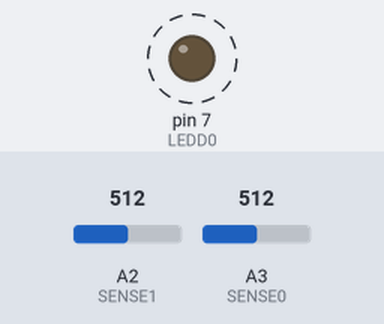
This sketch was run on a simulated Arduino Uno, built with avr-gcc and run on an emulated ATmega328P. Shown: output pins drawn as LEDs (lit = HIGH). Dashed ring = blinking. Inputs (shaded band) come from the test bench; at power-on: A2 (SENSE1) = 512, A3 (SENSE0) = 512.

Above: at 0.2 s.
Timing chart, 0 to 3.0 s (numbered marks = the images above):
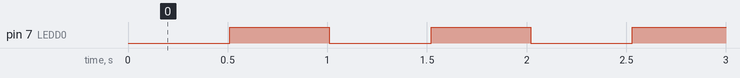

The sketch:

SENSE-0-1-test.ino
```cpp
#define LEDD0 7  // PC1
#define LEDD1 8  // PC2

#define SENSE0 3 // PB0
#define SENSE1 2 // PB1

void setup() {
  pinMode(LEDD0, OUTPUT);
  pinMode(SENSE0, INPUT);
  pinMode(SENSE1, INPUT);
}

void loop() {
  digitalWrite(LEDD0, LOW); // IR LEDS gaan aan
  delay(10);
  byte sense0 = analogRead(SENSE0);
  byte sense1 = analogRead(SENSE1);


  delay(500);
  digitalWrite(LEDD0, HIGH); // IR LEDS gaan uit
  delay(500);
}
```

Measured:
- by itself, pin 7 (LEDD0): alternates HIGH for 0.50 s and LOW for 0.51 s
